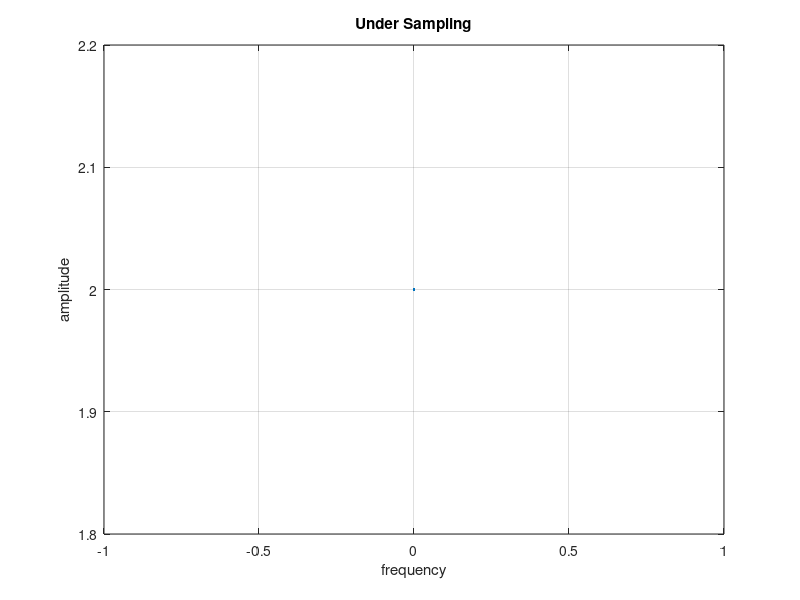
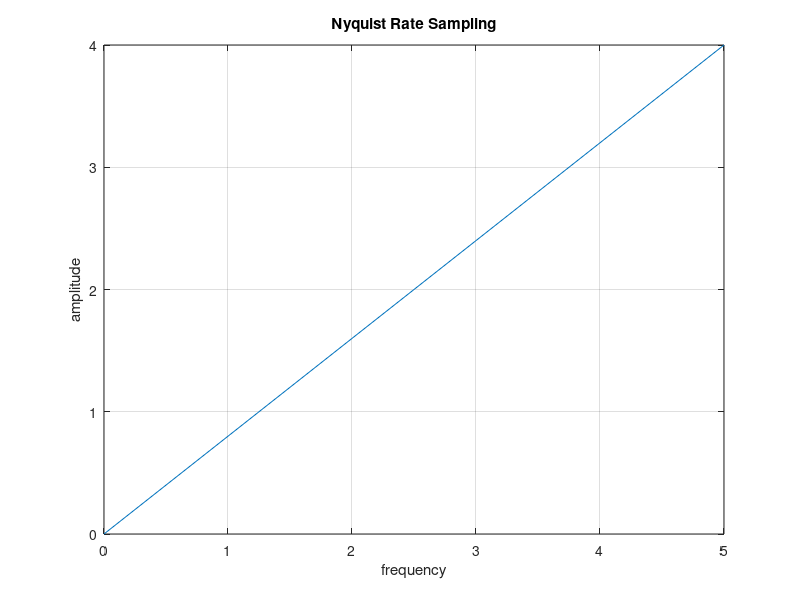
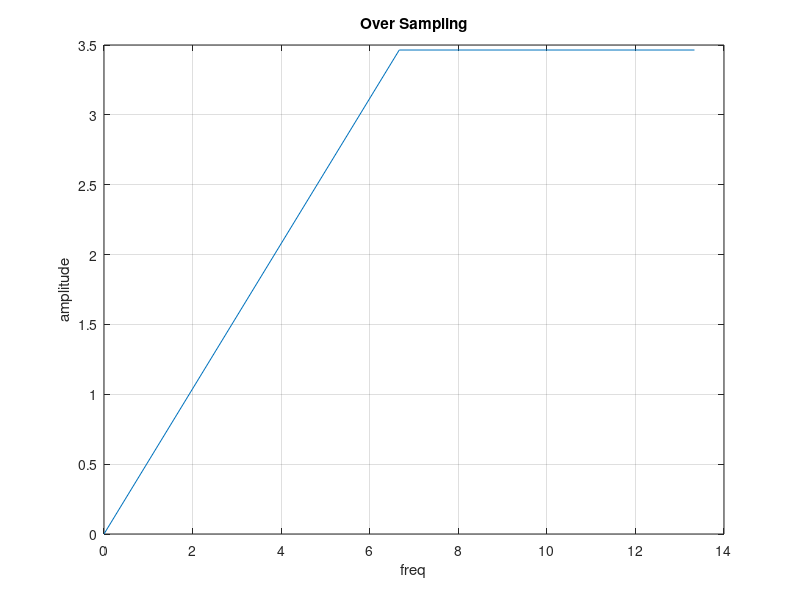

These charts were generated, in order, by the following MATLAB code:
clc; % clear screen
close all; % close all figure windows
clear all; % clear work space
f1 = input('Enter the first sine wave frequency = '); % Enter the first sinusoidal frequency 
f2 = input('Enter the second sine wave frequency = '); % Enter the second sinusoidal freq
% simulate condition for nyquist rate
fn = 2*max(f1,f2);
fs = fn/2;% define sampling frequency for under sampling as half nyquist rate
t = [0:1/fs:0.1]; % define time vector
x = cos(2*pi*f1*t)+cos(2*pi*f2*t); % Generate the discrète time signal
xk = fft(x);
% take Fourier transform of discrète time signal
f = [0:length(xk)-1]*fs/length(xk); % define the frequency axis
figure(1); % open figure window
plot(f,abs(xk));
% plot the absolute value of fourier transform of discrete signal
xlabel('frequency'); % label x axis
ylabel('amplitude'); % label y axis
title('Under Sampling'); % graph title
grid;
fs = fn; % nyquist rate
t = [0:1/fs:0.1]; % define time vector
x = cos(2*pi*f1*t)+cos(2*pi*f2*t); % Generate the discrète time signal
xk = fft(x);
% take Fourier transform of discrète time signal
f = [0:length(xk)-1]*fs/length(xk); % define the frequency axis
figure(2); % open figure window
plot(f,abs(xk));
% plot the absolute value of Fourier transform of discrete signal
xlabel('frequency'); % label x axis
ylabel('amplitude'); % label y axis
title('Nyquist Rate Sampling'); % graph title
grid;
fs = 2*fn; % oversampling
t = [0:1/fs:0.1]; % défine time vector
x = cos(2*pi*f1*t)+cos(2*pi*f2*t); %Generate the discrete time signal
xk = fft(x); % take Fourier transform of discrete
time %signal
f = [0:length(xk)-1]*fs/length(xk); % define the frequency axis
figure(3); % open figure window
plot(f,abs(xk));
% plot the absolute value of Fourier transform of discrete signal
xlabel('freq'); % label x axis
ylabel('amplitude'); % label y axis
title('Over Sampling'); % graph title
grid;